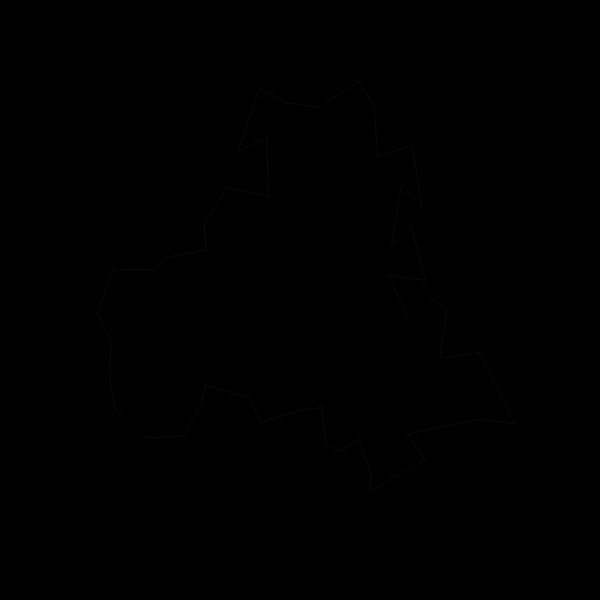
Frame 1 (no input)
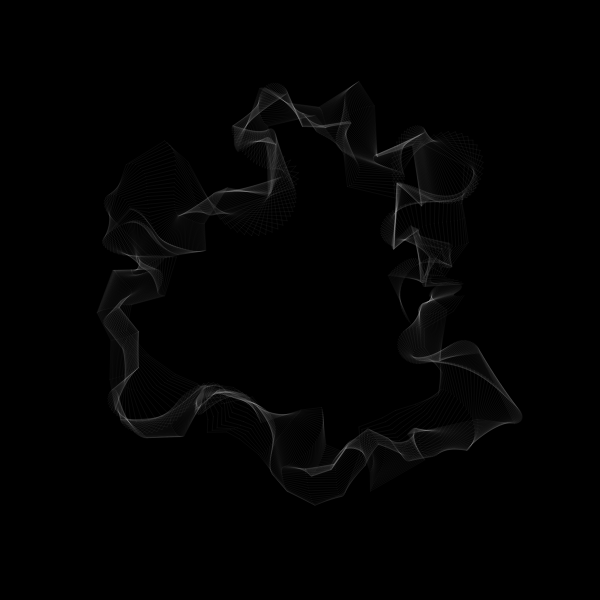
Frame 60 (no input)
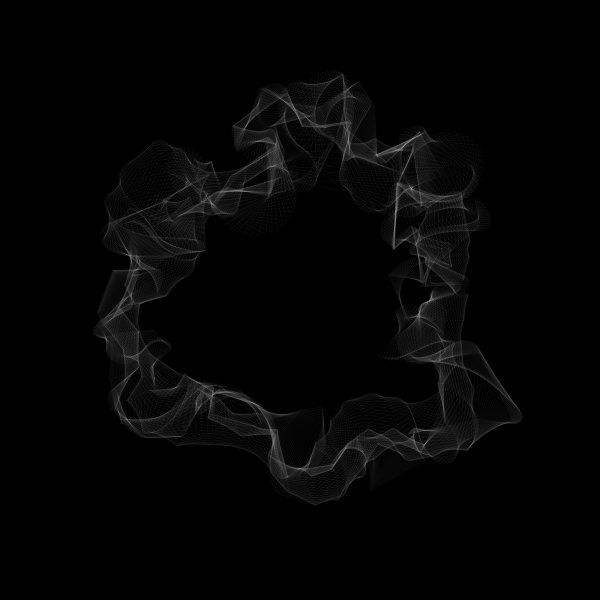
Frame 120 (the mouse pressed at the canvas centre since frame 60)

The p5.js sketch that drew these frames (run headless with seeded random() and noise() and a simulated clock; from frame 60 on, the mouse is pressed at the canvas centre):

// p5.js sketch
// ── sketch.js
//forked from kusakari 

let _aryLine = [];

let _minWidth;



function setObject() {
  _minWidth = min(width, height) * 0.8;
  strokeWeight(_minWidth/40);
  stroke(255);
  noFill();
  strokeJoin(ROUND);
  let numLine = 1;
  for (let i = 0; i < numLine; i++) {
    _aryLine[i] = new BendLine();
  }
}

function setup() {
  w = 600;
  var canvas;
    if(windowWidth>=600 && windowHeight >=600){
      canvas = createCanvas(600, 600);
    }
    else{
      canvas = createCanvas(windowWidth, windowHeight - 100);
    }

  var x = (windowWidth - width) / 2;
  var y = (windowHeight - height) / 2;

  canvas.position(x, y);
  background(0);
  setObject();
}



class BendLine {
  constructor() {
    this.r = _minWidth / 3;
    this.numPoints = 50;
    this.aryXy = [];
    for (let i = 0; i < this.numPoints; i++) {
      let ang = 2*PI / this.numPoints * i;
      this.aryXy[i] = createVector(this.r * cos(ang), this.r * sin(ang));
    }
    
    this.numBend = 10;
    this.aryRParameter = [];
    for (let i = 0; i < this.numBend; i++) {
      this.aryRParameter[i] = [this.r / 30 * 1**i, random(8*PI), 2*PI / random(100, 500)];//[max, init, speed]
    }
    this.aryinitAngParameter = [];
    for (let i = 0; i < this.numBend; i++) {
      this.aryinitAngParameter[i] = [2*PI, random(2*PI), 2*PI / random(200, 1000)];//[max, init, speed]
    }
    this.aryAngStep = [];
    for (let i = 0; i < this.numBend; i++) {
      this.aryAngStep[i] = 2*PI / this.numPoints * int(random(3, 8 + i));
    }
    this.numCycle = 4;
  }
  update() {
    this.updateR();
    this.updateInitAng();
    this.newAryXy = this.aryXy;
    for (let i = 0; i < this.numBend; i++) {
      this.newAryXy = bend(this.newAryXy, this.aryR[i], this.aryinitAng[i], this.aryAngStep[i], this.numCycle);
    }
  }
  updateR() {
    this.aryR = [];
    for (let i = 0; i < this.aryRParameter.length; i++) {
      this.aryR[i] = this.aryRParameter[i][0] * (sin(this.aryRParameter[i][1] + this.aryRParameter[i][2] * frameCount));
    }
  }
  updateInitAng() {
    this.aryinitAng = [];
    for (let i = 0; i < this.aryinitAngParameter.length; i++) {
      this.aryinitAng[i] = this.aryinitAngParameter[i][1] + this.aryinitAngParameter[i][0] * (cos(this.aryinitAngParameter[i][2] * frameCount));
    }
  }
  draw() {
    beginShape();
    for (let i = 0; i < this.newAryXy.length-1; i++) {
      line(this.newAryXy[i].x, this.newAryXy[i].y, this.newAryXy[i+1].x, this.newAryXy[i+1].y);
    }
    endShape(CLOSE);
  }
}

function bend(aryXy, r, initAng, angStep, numCycle) {
  let aryXy2 = aryXy;
  for (let j = 0; j < numCycle; j++) {
    let aryXyNew = [];
    for (let i = 0; i < aryXy2.length; i++) {
      let xy_1_2 = p5.Vector.sub(aryXy2[(i+1)%aryXy2.length], aryXy2[i]);
      let ang = initAng + angStep * i;
      xy_1_2.rotate(-PI/2).setMag(r * sin(ang));
      let xy = p5.Vector.add(aryXy2[i], xy_1_2);
      aryXyNew.push(xy);
    }
    aryXy2 = aryXyNew;
  }

  return aryXy2;
}

function draw() {
  background(0, 1);
  fill(50)
  stroke(255, 10)
  strokeWeight(1)
  translate(width/2, height/2);
  for (let i = 0; i < _aryLine.length; i++) {
    _aryLine[i].update();
    _aryLine[i].draw();
  }
}
